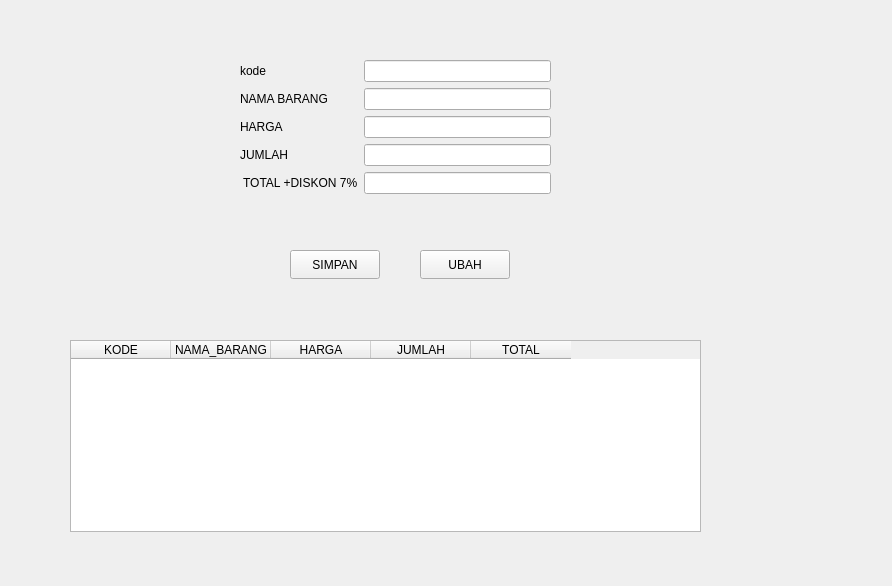
<?xml version="1.0" encoding="UTF-8"?>
<ui version="4.0">
 <class>Form</class>
 <widget class="QWidget" name="Form">
  <property name="geometry">
   <rect>
    <x>0</x>
    <y>0</y>
    <width>892</width>
    <height>586</height>
   </rect>
  </property>
  <property name="windowTitle">
   <string>Form</string>
  </property>
  <widget class="QWidget" name="formLayoutWidget">
   <property name="geometry">
    <rect>
     <x>240</x>
     <y>60</y>
     <width>311</width>
     <height>181</height>
    </rect>
   </property>
   <layout class="QFormLayout" name="formLayout">
    <item row="0" column="0">
     <widget class="QLabel" name="kodeLabel">
      <property name="text">
       <string>kode</string>
      </property>
     </widget>
    </item>
    <item row="0" column="1">
     <widget class="QLineEdit" name="kodeLineEdit"/>
    </item>
    <item row="1" column="0">
     <widget class="QLabel" name="nAMABARANGLabel">
      <property name="text">
       <string>NAMA BARANG</string>
      </property>
     </widget>
    </item>
    <item row="1" column="1">
     <widget class="QLineEdit" name="nAMABARANGLineEdit"/>
    </item>
    <item row="2" column="0">
     <widget class="QLabel" name="hARGALabel">
      <property name="text">
       <string>HARGA</string>
      </property>
     </widget>
    </item>
    <item row="2" column="1">
     <widget class="QLineEdit" name="hARGALineEdit"/>
    </item>
    <item row="3" column="0">
     <widget class="QLabel" name="jUMLAHLabel">
      <property name="text">
       <string>JUMLAH</string>
      </property>
     </widget>
    </item>
    <item row="3" column="1">
     <widget class="QLineEdit" name="jUMLAHLineEdit"/>
    </item>
    <item row="4" column="0">
     <widget class="QLabel" name="tOTALLabel">
      <property name="text">
       <string> TOTAL +DISKON 7%</string>
      </property>
     </widget>
    </item>
    <item row="4" column="1">
     <widget class="QLineEdit" name="tOTALLineEdit"/>
    </item>
   </layout>
  </widget>
  <widget class="QPushButton" name="pushButton">
   <property name="geometry">
    <rect>
     <x>290</x>
     <y>250</y>
     <width>90</width>
     <height>29</height>
    </rect>
   </property>
   <property name="text">
    <string>SIMPAN</string>
   </property>
  </widget>
  <widget class="QPushButton" name="pushButton_2">
   <property name="geometry">
    <rect>
     <x>420</x>
     <y>250</y>
     <width>90</width>
     <height>29</height>
    </rect>
   </property>
   <property name="text">
    <string>UBAH</string>
   </property>
  </widget>
  <widget class="QTableWidget" name="tablebaya">
   <property name="geometry">
    <rect>
     <x>70</x>
     <y>340</y>
     <width>631</width>
     <height>192</height>
    </rect>
   </property>
   <column>
    <property name="text">
     <string>KODE</string>
    </property>
   </column>
   <column>
    <property name="text">
     <string>NAMA_BARANG</string>
    </property>
   </column>
   <column>
    <property name="text">
     <string>HARGA</string>
    </property>
   </column>
   <column>
    <property name="text">
     <string>JUMLAH</string>
    </property>
   </column>
   <column>
    <property name="text">
     <string>TOTAL</string>
    </property>
   </column>
  </widget>
 </widget>
 <resources/>
 <connections/>
</ui>
